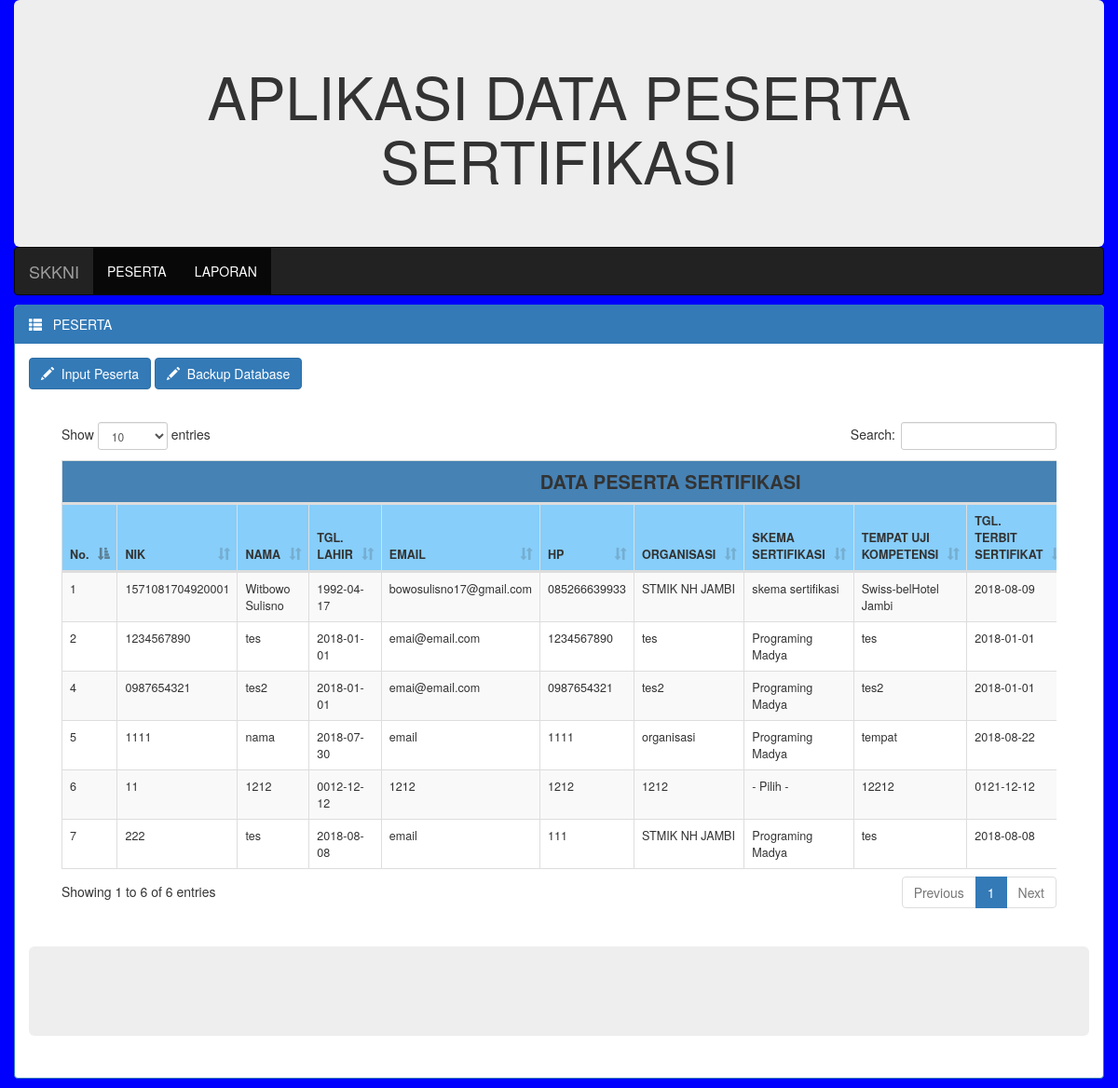
The page / on the database its author committed.
### tables this page shows
CREATE TABLE `peserta` (
  `no` int(11) NOT NULL AUTO_INCREMENT,
  `nama` varchar(100) NOT NULL,
  `nik` varchar(16) NOT NULL,
  `hp` varchar(12) NOT NULL,
  `email` varchar(100) NOT NULL,
  `skema_sertifikasi` varchar(100) NOT NULL,
  `tempat_uji_kompetensi` varchar(100) NOT NULL,
  `rekomendasi` varchar(100) NOT NULL,
  `tgl_terbit_sertifikat` date NOT NULL,
  `tgl_lahir` date NOT NULL,
  `organisasi` varchar(100) NOT NULL,
  PRIMARY KEY (`nik`),
  UNIQUE KEY `no` (`no`)
);

### index.php (the view, shortened to what this page needs)
<!DOCTYPE html>
<html lang="en">
<head>
  <link rel="stylesheet" href="bootstrap-css/css/bootstrap.min.css">
  <link rel="stylesheet" type="text/css" href="css-me/mycss.css">
  <link rel="stylesheet" href="media/css/dataTables.bootstrap.css">
</head>
<body style="background-color:blue;">
<div class="container-fluid">
  <div style="margin-bottom:0px;" class="jumbotron">
	<h1 style="text-align:center;">APLIKASI DATA PESERTA SERTIFIKASI</h1>
  </div>
  <nav style="margin-bottom:5px;" class="navbar navbar-inverse">
  <div class="container-fluid">
	<div class="navbar-header">
	  <a class="navbar-brand" href="index.php">SKKNI</a>
	</div>
	<ul class="nav navbar-nav">
	  <li class="active"><a href="index.php">PESERTA</a></li>
	  <li class="active"><a href="index.php">LAPORAN</a></li>
	</ul>
  </div>
</nav>
		<div style="margin-top:10px; margin-bottom:10px;" class="panel panel-primary">
		  <div class="panel-heading"><span class="glyphicon glyphicon-th-list"></span>&nbsp;&nbsp; PESERTA</div>
		  <div class="panel-body">
			<a href="input_peserta.php"><button class="btn btn-primary"><span class="glyphicon glyphicon-pencil"></span>&nbsp; Input Peserta</button></a>
			<a href="backup.php"><button class="btn btn-primary"><span class="glyphicon glyphicon-pencil"></span>&nbsp; Backup Database</button></a>
		  <div class="panel-body">
		  <?php include 'koneksi.php';
			$sql = mysqli_query($con, "SELECT * FROM Peserta") or die(mysqli_error());
		  ?>
		<div id="tabel1">
		  <div class="table-responsive">
		  <table class="table table-striped table-bordered table-responsive" id="example1" style="width:100%; font-size:90%;">
			<thead>
			  <tr>
			   <th style="font-size:20px; background-color: #4682B4;" colspan="13"> <center>DATA PESERTA SERTIFIKASI</center></th>
			  </tr>
			  <tr style="background-color: #87CEFA;">
				<th>No.</th>
				<th>NIK</th>
				<th>NAMA</th>
				<th>TGL. LAHIR</th>
				<th>EMAIL</th>
				<th>HP</th>
				<th>ORGANISASI</th>
				<th>SKEMA SERTIFIKASI</th>
				<th>TEMPAT UJI KOMPETENSI</th>
				<th>TGL. TERBIT SERTIFIKAT</th>
			  </tr>
			</thead>
			<tbody>
			  <?php
				  while ($row = mysqli_fetch_array($sql))
				  {
					   ?>
					  <tr>
						<td><?php echo $row['no']; ?></td>
						<td><?php echo $row['nik']; ?></td>
						<td><?php echo $row['nama']; ?></td>
						<td><?php echo $row['tgl_lahir']; ?></td>
						<td><?php echo $row['email']; ?></td>
						<td><?php echo $row['hp']; ?></td>
						<td><?php echo $row['organisasi']; ?></td>
						<td><?php echo $row['skema_sertifikasi']; ?></td>
						<td><?php echo $row['tempat_uji_kompetensi']; ?></td>
						<td><?php echo $row['tgl_terbit_sertifikat']; ?></td>
					  </tr>
					  <?php
				}
			   ?>
		  </tbody>
		  </table>
		  </div>
		</div>
		</div>
		<div class="jumbotron">
		</div>
</div>
</body>
</html>

### css-me/mycss.css (style rules this page uses)
body { background-image: url('../images/pattern/green-fibers.png'); }
#tabel1 { margin: 20px; }

### rows shown on the page
peserta: no "4", nik "0987654321", nama "tes2", tgl_lahir "2018-01-01", email "emai@email.com", hp "0987654321", organisasi "tes2", skema_sertifikasi "Programing Madya", tempat_uji_kompetensi "tes2", tgl_terbit_sertifikat "2018-01-01"
peserta: no "6", nik "11", nama "1212", tgl_lahir "0012-12-12", email "1212", hp "1212", organisasi "1212", skema_sertifikasi "- Pilih -", tempat_uji_kompetensi "12212", tgl_terbit_sertifikat "0121-12-12"
peserta: no "5", nik "1111", nama "nama", tgl_lahir "2018-07-30", email "email", hp "1111", organisasi "organisasi", skema_sertifikasi "Programing Madya", tempat_uji_kompetensi "tempat", tgl_terbit_sertifikat "2018-08-22"
peserta: no "2", nik "1234567890", nama "tes", tgl_lahir "2018-01-01", email "emai@email.com", hp "1234567890", organisasi "tes", skema_sertifikasi "Programing Madya", tempat_uji_kompetensi "tes", tgl_terbit_sertifikat "2018-01-01"
peserta: no "1", nik "1571081704920001", nama "Witbowo Sulisno", tgl_lahir "1992-04-17", email "bowosulisno17@gmail.com", hp "085266639933", organisasi "STMIK NH JAMBI", skema_sertifikasi "skema sertifikasi", tempat_uji_kompetensi "Swiss-belHotel Jambi", tgl_terbit_sertifikat "2018-08-09"
peserta: no "7", nik "222", nama "tes", tgl_lahir "2018-08-08", email "email", hp "111", organisasi "STMIK NH JAMBI", skema_sertifikasi "Programing Madya", tempat_uji_kompetensi "tes", tgl_terbit_sertifikat "2018-08-08"
